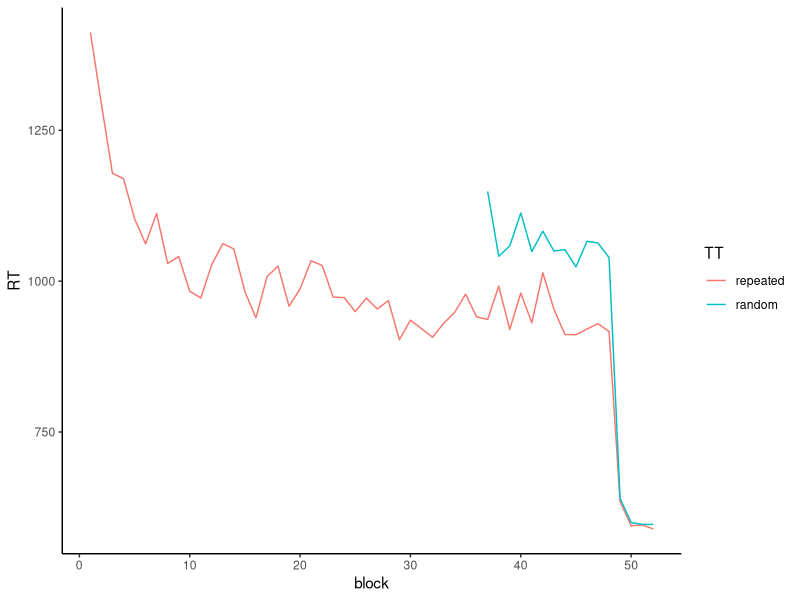
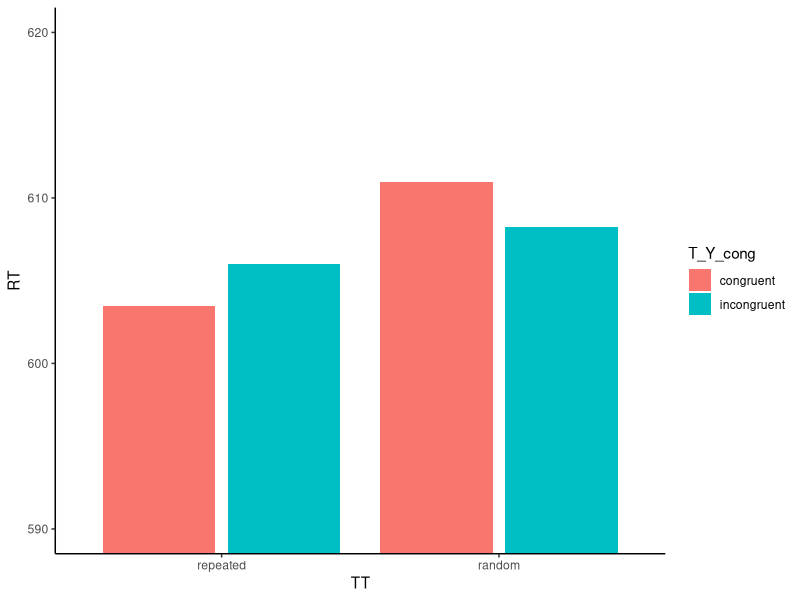

R code for these plots, in order: (Note: this script raises an error after producing the figures.)
library(tidyverse)
library(patchwork)

data <- read_csv("allData.csv")

basicStats <- data %>% 
  group_by(subj) %>% 
  summarise(mean_Acc = mean(accuracy), 
            mean_RT = mean(RT), 
            trial_Count = n())

# # accuracy boxplot (looks like subj 14 might be an outlier)
# accPlot <- basicStats %>% 
#   ggplot(aes(y = mean_Acc))+
#   geom_boxplot()+
#   geom_text(aes(x = 0, label = subj), hjust = 2) +
#   theme_classic()+
#   theme(axis.title.x=element_blank(),
#         axis.text.x=element_blank(),
#         axis.ticks.x=element_blank())
# 
# # rt boxplot
# rtPlot <- basicStats %>% 
#   ggplot(aes(y = mean_RT))+
#   geom_boxplot()+
#   geom_text(aes(x = 0, label = subj), hjust = 2) +
#   theme_classic()+
#   theme(axis.title.x=element_blank(),
#         axis.text.x=element_blank(),
#         axis.ticks.x=element_blank())
# 
# accPlot + rtPlot

data <- data %>% 
  mutate(TT = as_factor(TT),
         T_Y_cong = as_factor(T_Y_cong))

# output data for student
data_outlier_rem <- data %>%
  filter(accuracy == 1) %>% 
  group_by(subj) %>% 
  mutate(zRT = scale(RT)) %>% 
  filter(RT < 10000) %>% 
  filter(between(zRT, -3, 3))

# data_outlier_rem %>% 
#   group_by(subj, phase, TT, T_Y_cong) %>%
#   summarise(RT = mean(RT)) %>% 
#   pivot_wider(names_from = c(phase,TT, T_Y_cong), names_prefix = "phase", values_from = RT) %>% 
#   rename(phase1_repeated = phase1_repeated_NA, phase1_random = phase1_random_NA) %>% 
#   left_join(basicStats, by = "subj") %>% 
#   select(subj, mean_Acc, mean_RT, trial_Count, everything()) %>% 
#   write_csv("output_phase_Avgs.csv")
# 
data_outlier_rem %>%
  filter(!subj %in% c(14)) %>% # remove (potential) outliers
  filter(accuracy == 1) %>%
  group_by(block, TT) %>%
  summarise(RT = mean(RT)) %>%
  ggplot(aes(x = block, y = RT, group = TT)) +
  geom_line(aes(colour = TT)) +
  theme_classic()

data_outlier_rem %>% 
  filter(!subj %in% c(14)) %>% # remove (potential) outliers
  filter(phase == 2, accuracy == 1) %>%
  group_by(TT, T_Y_cong) %>%
  summarise(RT = mean(RT)) %>% 
  arrange(desc(TT)) %>% 
  ggplot(aes(x = TT, y = RT, fill = T_Y_cong))+
  geom_col(position = position_dodge2()) +
  theme_classic()+
  coord_cartesian(ylim = c(590,620))
  
data_outlier_rem %>% 
  filter(!subj %in% c(14)) %>% # remove (potential) outliers
  filter(phase == 2, accuracy == 1) %>%
  group_by(subj, TT) %>%
  summarise(RT = mean(RT)) %>% 
  t.test(RT~TT, data = ., paired = TRUE)

data_outlier_rem %>%
  filter(phase == 2, accuracy == 1) %>%
  group_by(subj, TT, T_Y_cong) %>%
  summarise(meanRT = mean(RT)) %>%
  pivot_wider(names_from = c(TT, T_Y_cong), values_from = meanRT) %>%
  write_csv("output_means_p2.csv")

# 
# # compare to David's output
# DL_output <- read.csv2("DL_forJASP.csv", sep = ";") %>% 
#   clean_names()
# 
# DL_output <- DL_output %>% 
#   mutate(subj = as.numeric(str_sub(participant, 12, str_length(participant)-4))) %>% 
#   select(subj, everything(), -participant) %>% 
#   as_tibble()
# 
# My_output <- data_outlier_rem %>% 
#   filter(phase == 2, accuracy == 1) %>% 
#   group_by(subj, TT, T_Y_cong) %>% 
#   summarise(meanRT = mean(RT)) %>% 
#   pivot_wider(names_from = c(TT, T_Y_cong), values_from = meanRT) %>% 
#   ungroup() %>% 
#   mutate(subj = as.numeric(subj))
# 
# allData <- left_join(DL_output, My_output, by = "subj") 
# 
# allData %>% 
#   transmute(diff_rep_c = repeated_congruent-repeated_cong, 
#             diff_rand_c = random_congruent-random_cong,
#             diff_rep_i = repeated_incongruent - repeated_inc,
#             diff_rand_i = random_incongruent - random_inc)
